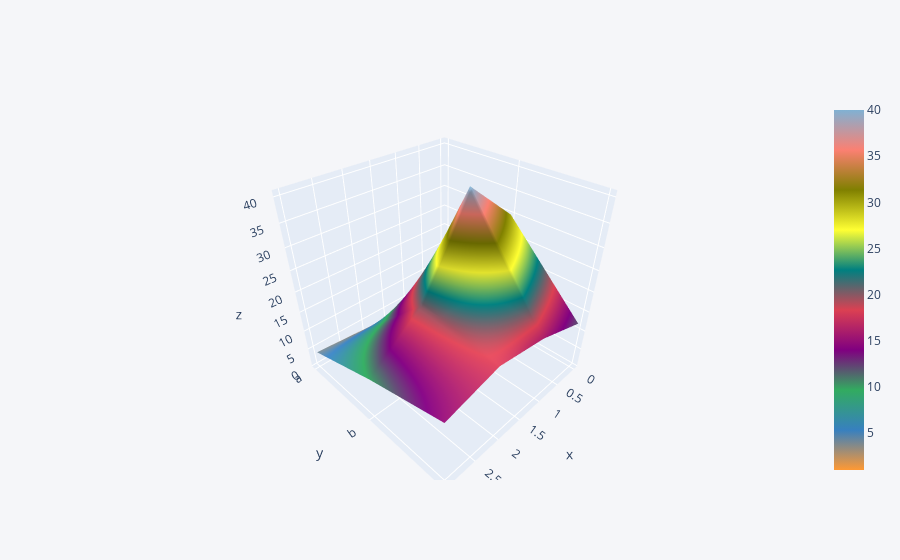

Write notebook code for a chart like this one.
### Code cell
dataframe2.iplot(kind='surface')

### Figure 1 — Plotly figure (JSON) as saved in the notebook; plotly's stock layout.template omitted (floating-point values rounded to 4 significant figures)
{"data": [{"colorscale": [[0, "rgb(255, 153, 51)"], [0.1111, "rgb(55, 128, 191)"], [0.2222, "rgb(50, 171, 96)"], [0.3333, "rgb(128, 0, 128)"], [0.4444, "rgb(219, 64, 82)"], [0.5556, "rgb(0, 128, 128)"], [0.6667, "rgb(255, 255, 51)"], [0.7778, "rgb(128, 128, 0)"], [0.8889, "rgb(251, 128, 114)"], [1, "rgb(128, 177, 211)"]], "type": "surface", "x": [0, 1, 2, 3], "y": ["a", "b", "c"], "z": [[1, 2, 3, 4], [30, 40, 20, 10], [12, 16, 18, 15]]}], "layout": {"legend": {"bgcolor": "#F5F6F9", "font": {"color": "#4D5663"}}, "paper_bgcolor": "#F5F6F9", "plot_bgcolor": "#F5F6F9", "title": {"font": {"color": "#4D5663"}}, "xaxis": {"gridcolor": "#E1E5ED", "showgrid": true, "tickfont": {"color": "#4D5663"}, "title": {"font": {"color": "#4D5663"}, "text": ""}, "zerolinecolor": "#E1E5ED"}, "yaxis": {"gridcolor": "#E1E5ED", "showgrid": true, "tickfont": {"color": "#4D5663"}, "title": {"font": {"color": "#4D5663"}, "text": ""}, "zerolinecolor": "#E1E5ED"}}}
